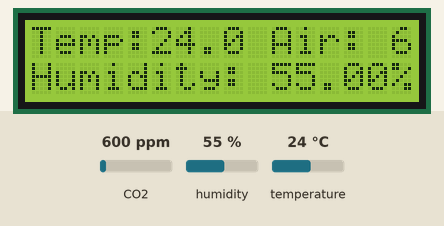
The sketch below on a simulated ESP32. Parts: 16×2 character LCD. The test bench sets the inputs (shaded band); at power-on: CO2 600 ppm, humidity 55 %, temperature 24 °C. WiFi joins after 1.5 s; servers stay silent unless stated; what the sketch prints to the serial monitor is not drawn.

Above: at 1.2 s.
1.3 s: CO2 set to 452 ppm
At 3.3 s:
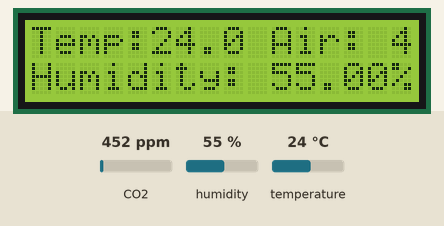
3.7 s: humidity set to 22 %
At 5.0 s:
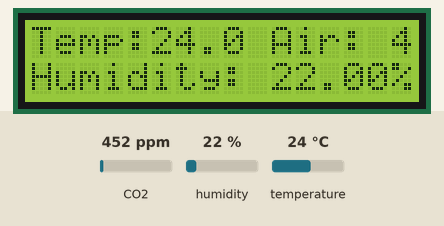
5.7 s: temperature set to 12 °C
At 6.6 s:
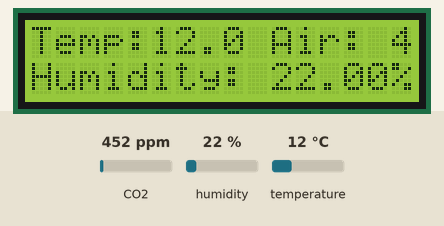
7.8 s: CO2 set to 1050 ppm
At 9.5 s:
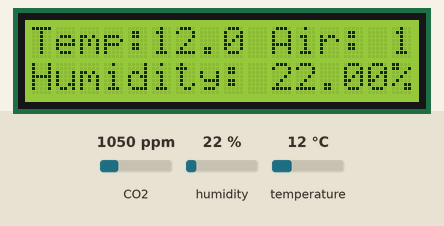
9.9 s: CO2 set to 452 ppm
At 11.1 s:
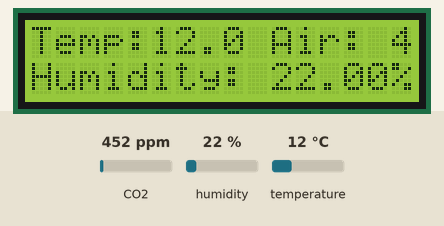
11.9 s: humidity set to 40 %
At 14.0 s:
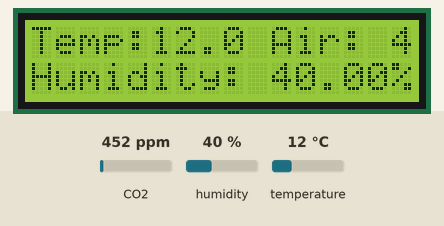
Timing chart, 0 to 15.0 s (numbered marks = the images above; inputs shaded):
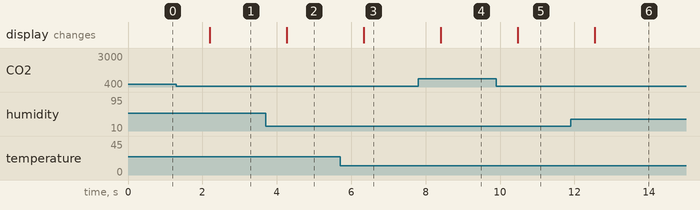

Measured:
- after the input at 1.3 s, the display: changes after 0.90 s (image 1)
- after the input at 3.7 s, the display: changes after 0.57 s (image 2)
- after the input at 5.7 s, the display: changes after 0.64 s (image 3)
- after the input at 7.8 s, the display: changes after 0.61 s (image 4)
- after the input at 9.9 s, the display: changes after 0.58 s (image 5)
- after the input at 11.9 s, the display: changes after 0.65 s (image 6)

The sketch:

WeatherMonitor.ino
```cpp
#include <Wire.h>
#include <LiquidCrystal_I2C.h>
#include <DHT.h>
#include <MQ135.h>
#include <WiFi.h>
#include <WiFiClient.h>
#include <ThingSpeak.h>

#define DHTPIN 23
#define DHTTYPE DHT11
DHT dht(DHTPIN, DHTTYPE);

#define MQ135PIN A0
MQ135 mq135(MQ135PIN);

#define SDA 2
#define SCL 1
LiquidCrystal_I2C lcd(0x27, 16, 2); // set the LCD address to 0x27 for a 16 chars and 2 line display

const char* ssid = "Samson"; // your network SSID (name)
const char* password = "vhik4420*"; // your network password

WiFiClient client;

unsigned long interval = 20000; // time interval in milliseconds to send data to ThingSpeak
unsigned long previousMillis = 0;

void setup() {
  Serial.begin(115200);
  lcd.init();                      // initialize the LCD
  lcd.backlight();                 // turn on backlight
  dht.begin();
  WiFi.begin(ssid, password);
  ThingSpeak.begin(client);        // initialize ThingSpeak client
}

void loop() {
  float h = dht.readHumidity();//Serial.println(h);
  float t = dht.readTemperature();//Serial.println(t);
  float r0 = mq135.getResistance();
  float ppm = mq135.getPPM();

  lcd.setCursor(0, 0); // set cursor to the first column and first row
  lcd.print("Temp:");  // print the temperature label
  lcd.print(t);  // print the temperature
  lcd.print((char)223);  // print the degree symbol
  lcd.print("C ");  // print the temperature unit
  lcd.setCursor(0, 1); // set cursor to the first column and second row
  lcd.print("Humidity: ");  // print the humidity label
  lcd.print(h);  // print the humidity
  lcd.print("% ");  // print the humidity unit
  lcd.setCursor(9, 0);
  lcd.print(" ");
  lcd.setCursor(10, 0); // set cursor to the eleventh column and first row
  lcd.print("Air: ");  // print the air quality label
  lcd.print(ppm);  // print the air quality in ppm
  lcd.print("ppm");  // print the air quality unit

  if (WiFi.status() == WL_CONNECTED) {
    unsigned long currentMillis = millis();
    if (currentMillis - previousMillis >= interval) {
      previousMillis = currentMillis;
      ThingSpeak.setField(1, t);  // set temperature value to field 1
      ThingSpeak.setField(2, h);  // set humidity value to field 2
      ThingSpeak.setField(3, ppm);  // set air quality value to field 3
      int x = ThingSpeak.writeFields(2108861,"PDOMVJ7FPX5OADF1");  // send data to ThingSpeak
      if (x == 200) {
        Serial.println("Data sent to ThingSpeak");
      } else {
        Serial.println("Error sending data to ThingSpeak");
      }
    }
  } else {
    Serial.println("WiFi connection lost");
}
delay(2000); // delay for 2 seconds
}
```
